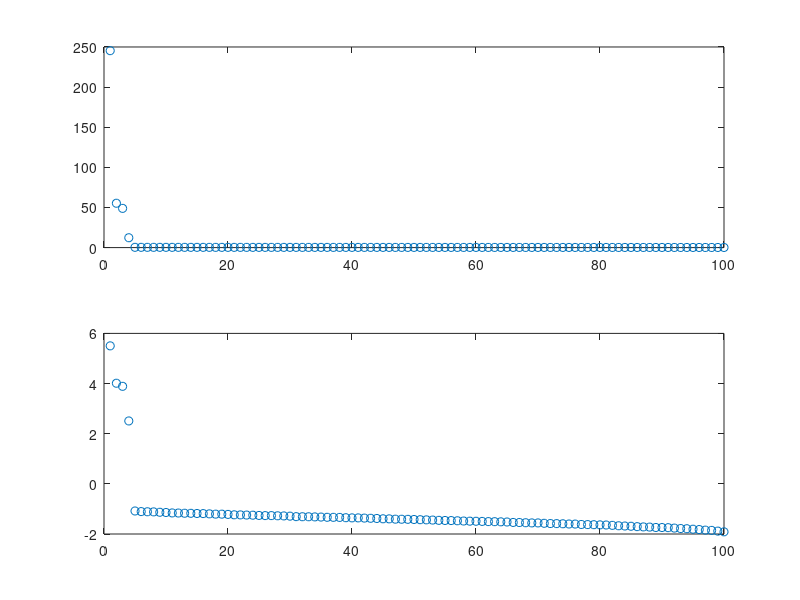
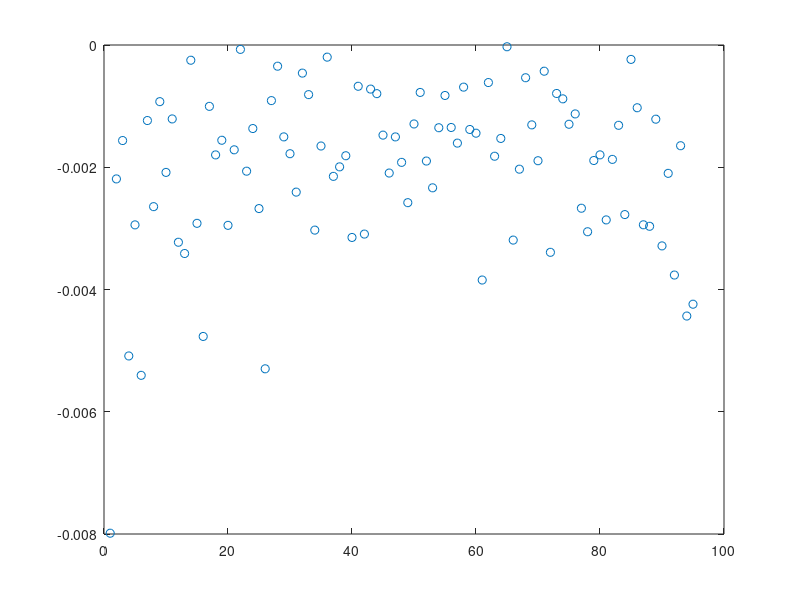
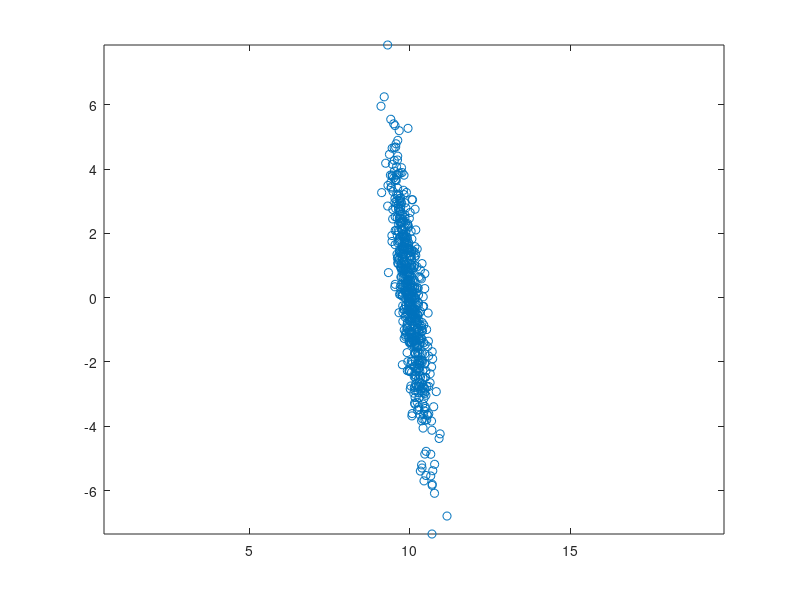
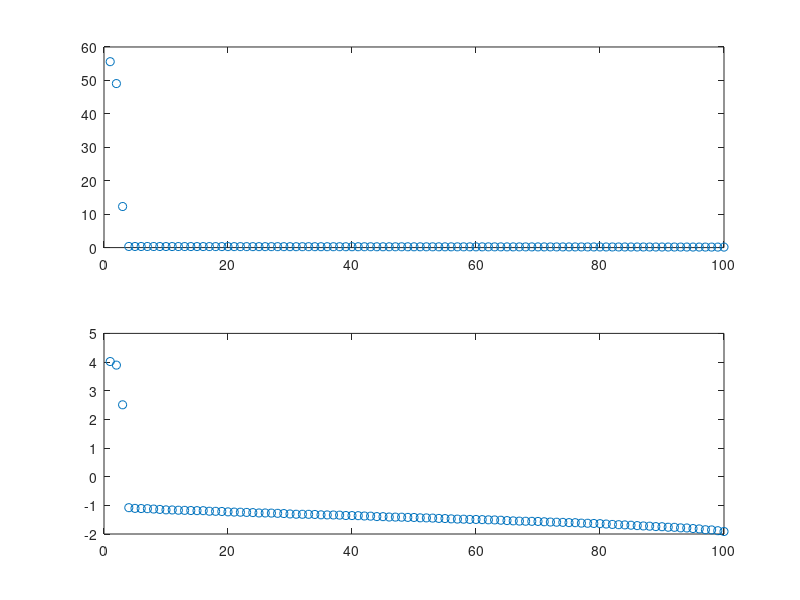

Source code (MATLAB) for these figures, in order:
load A
size(A)

%%

[PC S] = svd(A);                  %Compute SVD of A
PM = diag(S);                     %magnitudes are given by the
                                  %singular values

figure(1);
subplot(2,1,1); plot(PM,'o');
subplot(2,1,2); plot(log(PM),'o');

% Question 1: 4

M = 4;
figure(2);plot(diff(PM((M + 1):end)),'o');

% Question 2: Yes

figure(3); 
plot(PC(:, 1)' * A, PC(:,2)'*A,'o'); % Project A on these two axis 
axis('equal');

% Question 3: Principal componnt 1 has much greater variance
m=mean(A,2);
A0 = A - m*ones(1,size(A,2));
[PC S] = svd(A0);
PM = diag(S);
figure(4);
subplot(2,1,1);plot(PM,'o');
subplot(2,1,2);plot(log(PM),'o');
figure(5);
subplot(4,1,1); plot(PC(:,1)'*A0, PC(:,2)'*A0,'o'); axis('equal')
subplot(4,1,2); plot(PC(:,2)'*A0, PC(:,3)'*A0,'o'); axis('equal')
subplot(4,1,3); plot(PC(:,3)'*A0, PC(:,4)'*A0,'o'); axis('equal')
subplot(4,1,4); plot(PC(:,4)'*A0, PC(:,5)'*A0,'o'); axis('equal')

%figure(6);plot(...,’o’);

% Question 4: 3, less than before

% Question 5: No. Removed a dimension by subtracting the mean
figure(7);
plot3(PC(:,1)'*A0, ...
      PC(:,2)'*A0, ...
      PC(:,3)'*A0, 'o'); axis('equal');
  
% Question 6: Normal?

% Question 7: Rolling a dice

mesh(A0);
imagesc(A0);

% Question 8: No

